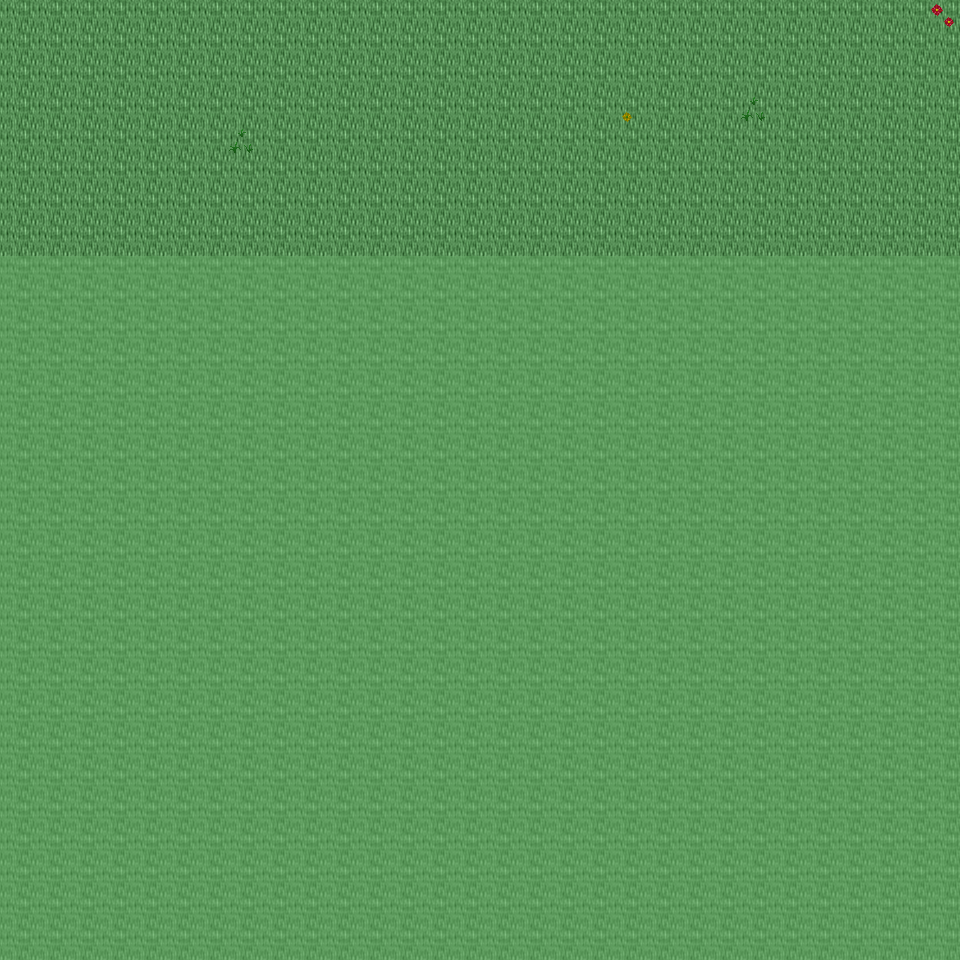

This is a level from a 2D game, rendered from its Tiled map with the project's own tilesets. A one-line summary and the map file follow, with tile-layer data summarised:
An orthogonal 30x30 tile map with 32x32 px tiles, 6 tile layers (Ground, Object, Object2, Above, ...), 24 tilesets and 3 objects (3x mapchange).

<map version="1.0" orientation="orthogonal" renderorder="right-down" width="30" height="30" tilewidth="32" tileheight="32" nextobjectid="4">
  <tileset firstgid="1" name="tileset_ground_ground" tilewidth="32" tileheight="32" tilecount="33" columns="3">
    <image source="../drawable/tileset_ground_ground.png" width="96" height="352" />
  </tileset>
  <tileset firstgid="34" name="tileset_ground_ridge_earth_dark" tilewidth="32" tileheight="32" tilecount="96" columns="12">
    <image source="../drawable/tileset_ground_ridge_earth_dark.png" width="384" height="256" />
  </tileset>
  <tileset firstgid="130" name="tileset_ground_rock_pebbles" tilewidth="32" tileheight="32" tilecount="3" columns="1">
    <image source="../drawable/tileset_ground_rock_pebbles.png" width="32" height="96" />
  </tileset>
  <tileset firstgid="133" name="tileset_ground_ladder_steps" tilewidth="32" tileheight="32" tilecount="6" columns="3">
    <image source="../drawable/tileset_ground_ladder_steps.png" width="96" height="64" />
  </tileset>
  <tileset firstgid="139" name="tileset_ground_grass_edges" tilewidth="32" tileheight="32" tilecount="36" columns="12">
    <image source="../drawable/tileset_ground_grass_edges.png" width="384" height="96" />
  </tileset>
  <tileset firstgid="175" name="tileset_ground_grass_corners" tilewidth="32" tileheight="32" tilecount="24" columns="6">
    <image source="../drawable/tileset_ground_grass_corners.png" width="192" height="128" />
  </tileset>
  <tileset firstgid="199" name="tileset_ground_earth_edges" tilewidth="32" tileheight="32" tilecount="18" columns="6">
    <image source="../drawable/tileset_ground_earth_edges.png" width="192" height="96" />
  </tileset>
  <tileset firstgid="217" name="tileset_plant_flower_daisy_white" tilewidth="32" tileheight="32" tilecount="8" columns="2">
    <image source="../drawable/tileset_plant_flower_daisy_white.png" width="64" height="128" />
  </tileset>
  <tileset firstgid="225" name="tileset_item_corpse_huge_animal" tilewidth="32" tileheight="32" tilecount="16" columns="2">
    <image source="../drawable/tileset_item_corpse_huge_animal.png" width="64" height="256" />
  </tileset>
  <tileset firstgid="241" name="tileset_plant_grasses" tilewidth="32" tileheight="32" tilecount="6" columns="3">
    <image source="../drawable/tileset_plant_grasses.png" width="96" height="64" />
  </tileset>
  <tileset firstgid="247" name="tileset_plant_flower_daisy_blue" tilewidth="32" tileheight="32" tilecount="8" columns="2">
    <image source="../drawable/tileset_plant_flower_daisy_blue.png" width="64" height="128" />
  </tileset>
  <tileset firstgid="255" name="tileset_plant_flower_daisy_yellow" tilewidth="32" tileheight="32" tilecount="8" columns="2">
    <image source="../drawable/tileset_plant_flower_daisy_yellow.png" width="64" height="128" />
  </tileset>
  <tileset firstgid="263" name="tileset_plant_flower_daisy_red" tilewidth="32" tileheight="32" tilecount="8" columns="2">
    <image source="../drawable/tileset_plant_flower_daisy_red.png" width="64" height="128" />
  </tileset>
  <tileset firstgid="271" name="tileset_plant_bush_bushes" tilewidth="32" tileheight="32" tilecount="10" columns="5">
    <image source="../drawable/tileset_plant_bush_bushes.png" width="160" height="64" />
  </tileset>
  <tileset firstgid="281" name="tileset_plant_stump_stump_brown" tilewidth="32" tileheight="32" tilecount="4" columns="2">
    <image source="../drawable/tileset_plant_stump_stump_brown.png" width="64" height="64" />
  </tileset>
  <tileset firstgid="285" name="tileset_logic_collision" tilewidth="32" tileheight="32" tilecount="1" columns="1">
    <image source="../drawable/tileset_logic_collision.png" width="32" height="32" />
  </tileset>
  <tileset firstgid="286" name="tileset_plant_tree_dead_tree_5" tilewidth="32" tileheight="32" tilecount="20" columns="4">
    <image source="../drawable/tileset_plant_tree_dead_tree_5.png" width="128" height="160" />
  </tileset>
  <tileset firstgid="306" name="tileset_plant_tree_dead_tree_6" tilewidth="32" tileheight="32" tilecount="20" columns="4">
    <image source="../drawable/tileset_plant_tree_dead_tree_6.png" width="128" height="160" />
  </tileset>
  <tileset firstgid="326" name="tileset_plant_tree_dead_tree_7" tilewidth="32" tileheight="32" tilecount="20" columns="4">
    <image source="../drawable/tileset_plant_tree_dead_tree_7.png" width="128" height="160" />
  </tileset>
  <tileset firstgid="346" name="tileset_plant_bush_large_dead" tilewidth="32" tileheight="32" tilecount="2" columns="1">
    <image source="../drawable/tileset_plant_bush_large_dead.png" width="32" height="64" />
  </tileset>
  <tileset firstgid="348" name="tileset_plant_bush_large_wide_dead" tilewidth="32" tileheight="32" tilecount="4" columns="2">
    <image source="../drawable/tileset_plant_bush_large_wide_dead.png" width="64" height="64" />
  </tileset>
  <tileset firstgid="352" name="tileset_plant_grasses_wildland" tilewidth="32" tileheight="32" tilecount="4" columns="4">
    <image source="../drawable/tileset_plant_grasses_wildland.png" width="128" height="32" />
  </tileset>
  <tileset firstgid="356" name="tileset_object_skullsonspikes_l" tilewidth="32" tileheight="32" tilecount="12" columns="4">
    <image source="../drawable/tileset_object_skullsonspikes_l.png" width="128" height="96" />
  </tileset>
  <tileset firstgid="368" name="tileset_object_skullsonspikes_r" tilewidth="32" tileheight="32" tilecount="12" columns="4">
    <image source="../drawable/tileset_object_skullsonspikes_r.png" width="128" height="96" />
  </tileset>
  <layer name="Ground" width="30" height="30">
    <data>[900 cells, 240 non-empty, 1 distinct tile ids]</data>
  </layer>
  <layer name="Object" width="30" height="30">
    <data>[900 cells, 0 non-empty, 0 distinct tile ids]</data>
  </layer>
  <layer name="Object2" width="30" height="30">
    <data>[900 cells, 4 non-empty, 3 distinct tile ids]</data>
  </layer>
  <layer name="Above" width="30" height="30">
    <data>[900 cells, 0 non-empty, 0 distinct tile ids]</data>
  </layer>
  <layer name="Above2" width="30" height="30">
    <data>[900 cells, 0 non-empty, 0 distinct tile ids]</data>
  </layer>
  <layer name="Walkable" width="30" height="30">
    <data>[900 cells, 660 non-empty, 1 distinct tile ids]</data>
  </layer>
  <objectgroup name="MapEvents">
    <object id="1" name="north" type="mapchange" x="0" y="0" width="960" height="32">
      <properties>
        <property name="map" value="0_ados_mountain_n2_w2_x2_y3" />
        <property name="place" value="south" />
      </properties>
    </object>
    <object id="2" name="west" type="mapchange" x="0" y="0" width="32" height="256">
      <properties>
        <property name="map" value="0_ados_mountain_n2_w2_x1_y4" />
        <property name="place" value="east" />
      </properties>
    </object>
    <object id="3" name="east" type="mapchange" x="928" y="0" width="32" height="256">
      <properties>
        <property name="map" value="0_ados_mountain_n2_w2_x3_y4" />
        <property name="place" value="west" />
      </properties>
    </object>
  </objectgroup>
</map>
